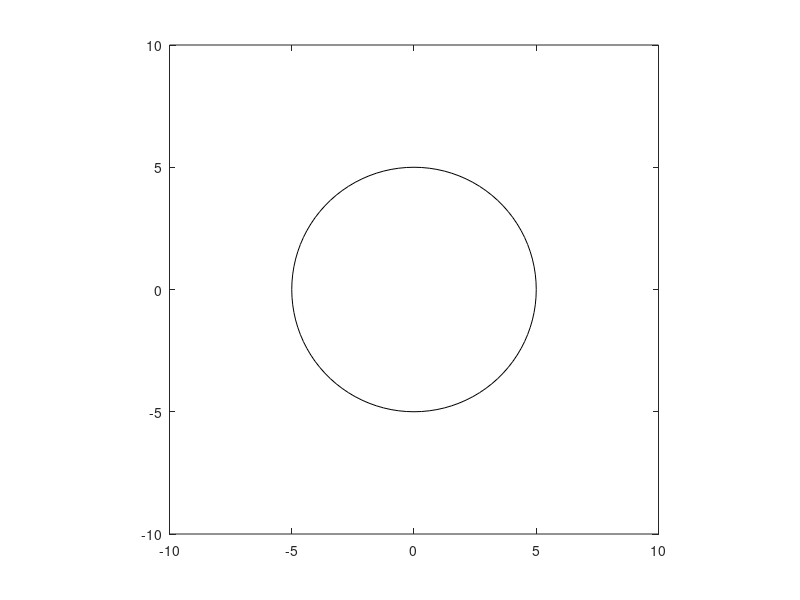

MATLAB code to generate this figure: (Note: this script raises an error after producing the figure.)
clear all;
close all;

rng('shuffle')

NUM = 300;
R = 5;
NOISE_SIZE = 0.3;

plot(R*cos(2*pi*(0:0.01:1)), R*sin(2*pi*(0:0.01:1)), 'k')
axis square
axis([-10, 10, -10, 10])
hold on
x = rand(NUM, 1)*20-10;
y = rand(NUM, 1)*20-10;
[x, y] = rainFilter(x, y, R);
plot(x, y, 'ro')
hold on
[x, y] = addNoise(x, y, NOISE_SIZE);
plot(x, y, 'bo')
saveas(gcf, 'graphs/kadai2_2.jpg')


function [filtered_x, filtered_y] = rainFilter(x, y, r)
  position = x+y*1i;
  filtered_position = abs(position) > r;
  filtered_x = x(filtered_position);
  filtered_y = y(filtered_position);
end

function [added_x, added_y] = addNoise(x, y, n_size)
  sz = size(x);
  arg = 2*pi*rand(sz(1), 1);
  r = n_size*rand(sz(1), 1);
  added_x = x + r.*cos(arg);
  added_y = y + r.*sin(arg);
end

